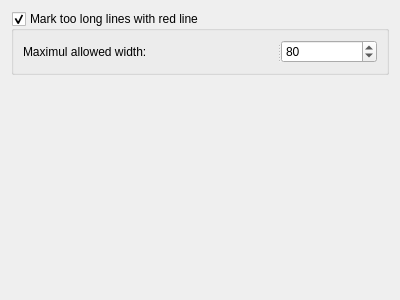
<?xml version="1.0" encoding="UTF-8"?>
<ui version="4.0">
 <class>Form</class>
 <widget class="QWidget" name="Form">
  <property name="geometry">
   <rect>
    <x>0</x>
    <y>0</y>
    <width>400</width>
    <height>300</height>
   </rect>
  </property>
  <property name="windowTitle">
   <string>Form</string>
  </property>
  <layout class="QVBoxLayout" name="verticalLayout_2">
   <item>
    <widget class="QGroupBox" name="gbEdgeEnabled">
     <property name="title">
      <string>Mark too long lines with red line</string>
     </property>
     <property name="checkable">
      <bool>true</bool>
     </property>
     <layout class="QVBoxLayout" name="verticalLayout">
      <item>
       <widget class="QSplitter" name="splitter">
        <property name="orientation">
         <enum>Qt::Horizontal</enum>
        </property>
        <widget class="QLabel" name="label">
         <property name="text">
          <string>Maximul allowed width:</string>
         </property>
        </widget>
        <widget class="QSpinBox" name="sEdgeColumnNumber">
         <property name="minimum">
          <number>1</number>
         </property>
         <property name="maximum">
          <number>240</number>
         </property>
         <property name="value">
          <number>80</number>
         </property>
        </widget>
       </widget>
      </item>
     </layout>
    </widget>
   </item>
   <item>
    <spacer name="verticalSpacer">
     <property name="orientation">
      <enum>Qt::Vertical</enum>
     </property>
     <property name="sizeHint" stdset="0">
      <size>
       <width>20</width>
       <height>211</height>
      </size>
     </property>
    </spacer>
   </item>
  </layout>
 </widget>
 <resources/>
 <connections/>
</ui>
